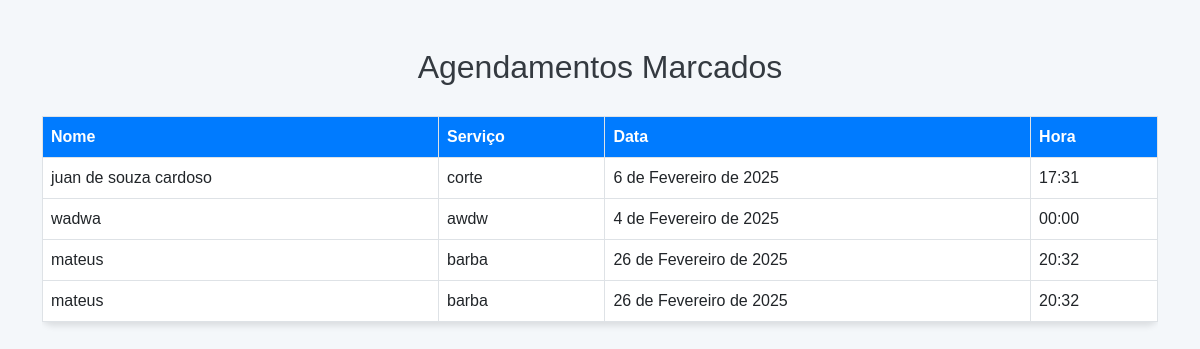
Before: /agendado.html/ with the older database file.
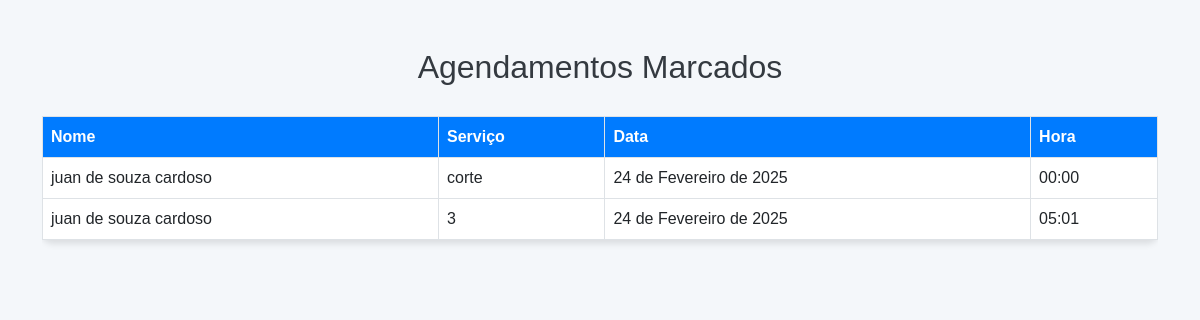
After: the same page with the newer database file.
### meusite/models.py (models this page shows, shortened)
class agenda(models.Model):
    nome = models.CharField(max_length=50, blank=False, null=False)
    servico = models.CharField(max_length=100, blank= False, null= False)
    data_marcada = models.DateField(blank=False, null=False)
    horario_marcado = models.TimeField(blank=False, null=False)
    horas_ocupadas = models.IntegerField(blank=False, null=False, default=1)
    data_criacao = models.DateField(auto_now_add=True)

### meusite/views.py (the view)
# urls.py: path('agendado.html/',agendado),
def agendado(request):
    data = agenda.objects.all()
    return render(request,'agendado.html', {'dados_agendados' : data})

### meusite/templates/agendado.html (shortened to what this page needs)
<!DOCTYPE html>
<html lang="pt-br">
<head>
    <link href="https://cdn.jsdelivr.net/npm/bootstrap@5.3.0/dist/css/bootstrap.min.css" rel="stylesheet">
    <link rel="stylesheet" href="style_agendado.css">
</head>
<body>
    <div class="container mt-5">
        <h2 class="text-center">Agendamentos Marcados</h2>
        <div class="table-responsive">
            <table class="table table-bordered">
                <thead>
                    <tr>
                        <th scope="col">Nome</th>
                        <th scope="col">Serviço</th>
                        <th scope="col">Data</th>
                        <th scope="col">Hora</th>
                    </tr>
                </thead>
                <tbody>
                    {% for dados in dados_agendados %}
                    <tr>
                        <td>{{dados.nome}}</td>
                        <td>{{dados.servico}}</td>
                        <td>{{dados.data_marcada}}</td>
                        <td>{{dados.horario_marcado}}</td>
                    </tr>
                    {% endfor %}
                </tbody>
            </table>
        </div>
    </div>
</body>
</html>

Changed rows visible on the page:
removed agenda: nome "juan de souza cardoso", servico "corte", data_marcada "6 de Fevereiro de 2025", horario_marcado "17:31"
removed agenda: nome "wadwa", servico "awdw", data_marcada "4 de Fevereiro de 2025", horario_marcado "00:00"
removed agenda: nome "mateus", servico "barba", data_marcada "26 de Fevereiro de 2025", horario_marcado "20:32"
removed agenda: nome "mateus", servico "barba", data_marcada "26 de Fevereiro de 2025", horario_marcado "20:32"
added agenda: nome "juan de souza cardoso", servico "corte", data_marcada "24 de Fevereiro de 2025", horario_marcado "00:00"
added agenda: nome "juan de souza cardoso", servico "3", data_marcada "24 de Fevereiro de 2025", horario_marcado "05:01"
